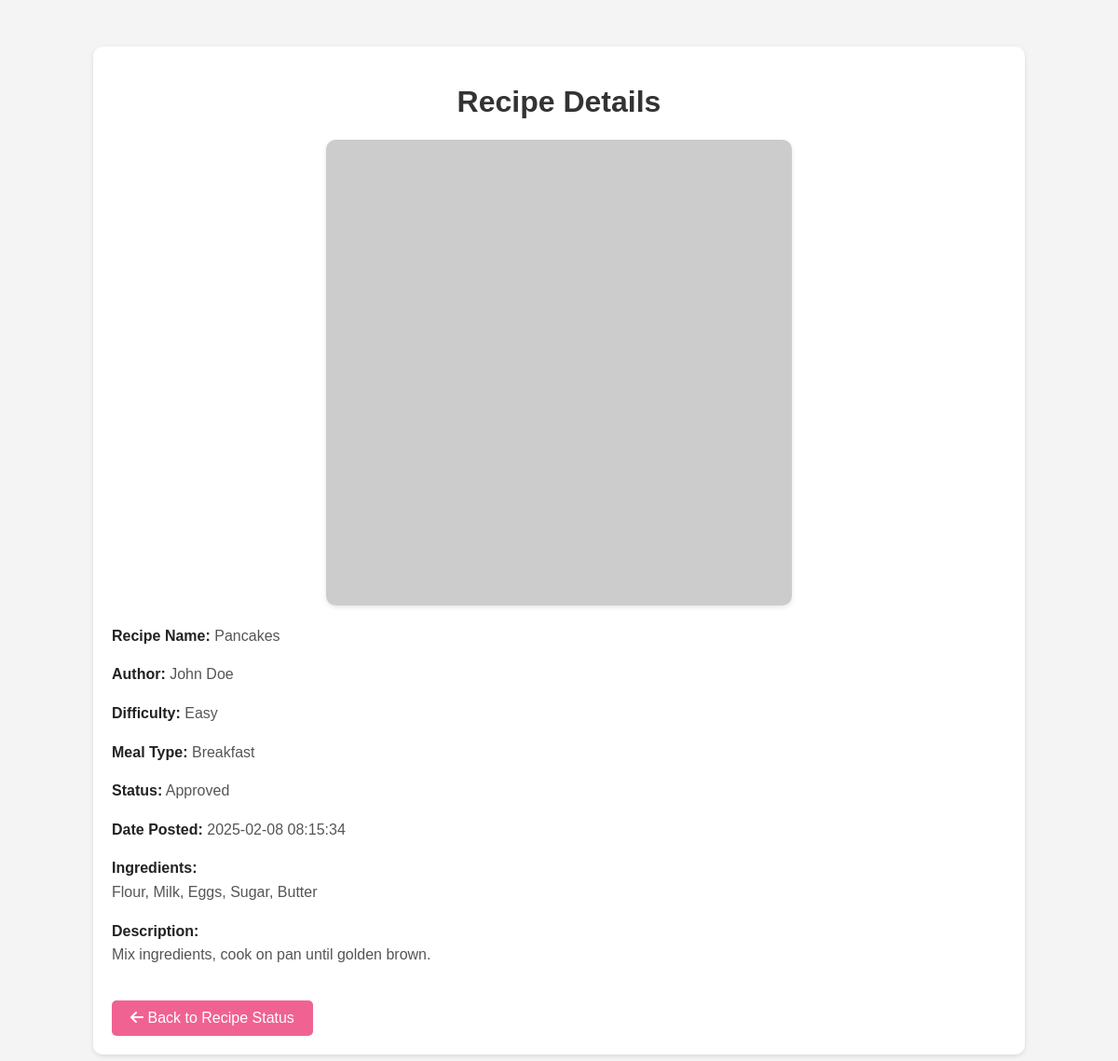
Page /view_recipe.php?id=1 on the committed database.
### tables this page shows
CREATE TABLE `recipe` (
  `recipeID` int(11) NOT NULL,
  `recipeImg` varchar(255) DEFAULT NULL,
  `recipeName` varchar(255) NOT NULL,
  `recipeIngred` text NOT NULL,
  `recipeDesc` text NOT NULL,
  `recipeDate` timestamp NOT NULL DEFAULT current_timestamp(),
  `recipeStatus` varchar(255) NOT NULL,
  `remark` text DEFAULT NULL,
  `userID` int(11) DEFAULT NULL,
  `diffID` int(11) DEFAULT NULL,
  `typeID` int(11) DEFAULT NULL
);

CREATE TABLE `registered_user` (
  `userID` int(11) NOT NULL,
  `userImg` varchar(255) DEFAULT NULL,
  `userName` varchar(255) NOT NULL,
  `userEmail` varchar(255) NOT NULL,
  `userPass` varchar(255) NOT NULL,
  `userBio` text DEFAULT NULL,
  `favID` int(11) DEFAULT NULL,
  `reset_token` varchar(255) DEFAULT NULL,
  `userStatus` enum('Active','Inactive','Banned') NOT NULL DEFAULT 'Active'
);

CREATE TABLE `meal_difficulty` (
  `diffID` int(11) NOT NULL,
  `mealDiff` varchar(255) NOT NULL
);

CREATE TABLE `meal_type` (
  `typeID` int(11) NOT NULL,
  `mealType` varchar(255) NOT NULL
);

### view_recipe.php (the view, shortened to what this page needs)
<?php
include 'db.php';
$recipeID = $_GET['id'];
$query = "SELECT recipe.*, registered_user.userName, meal_difficulty.mealDiff, meal_type.mealType
          FROM recipe
          LEFT JOIN registered_user ON recipe.userID = registered_user.userID
          LEFT JOIN meal_difficulty ON recipe.diffID = meal_difficulty.diffID
          LEFT JOIN meal_type ON recipe.typeID = meal_type.typeID
          WHERE recipe.recipeID = ?";
$stmt = $conn->prepare($query);
$stmt->bind_param("i", $recipeID);
$stmt->execute();
$result = $stmt->get_result();
$recipe = $result->fetch_assoc();
?>
<!DOCTYPE html>
<html lang="en">
<head>
    <link rel="stylesheet" href="https://cdnjs.cloudflare.com/ajax/libs/font-awesome/6.4.2/css/all.min.css">
</head>
<body>
    <div class="container">
        <h1>Recipe Details</h1>
        <?php if ($recipe['recipeImg']) { ?>
            <img src="<?= $recipe['recipeImg'] ?>" alt="Recipe Image" class="recipe-image">
        <?php } else { ?>
            <img src="https://via.placeholder.com/500" alt="No Image Available" class="recipe-image">
        <?php } ?>
        <div class="details">
            <p><span class="highlight">Recipe Name:</span> <?= $recipe['recipeName'] ?></p>
            <p><span class="highlight">Author:</span> <?= $recipe['userName'] ?: 'Unknown' ?></p>
            <p><span class="highlight">Difficulty:</span> <?= $recipe['mealDiff'] ?: 'Unknown' ?></p>
            <p><span class="highlight">Meal Type:</span> <?= $recipe['mealType'] ?: 'Unknown' ?></p>
            <p><span class="highlight">Status:</span> <?= $recipe['recipeStatus'] ?></p>
            <p><span class="highlight">Date Posted:</span> <?= $recipe['recipeDate'] ?></p>
            <p><span class="highlight">Ingredients:</span><br> <?= nl2br($recipe['recipeIngred']) ?></p>
            <p><span class="highlight">Description:</span><br> <?= nl2br($recipe['recipeDesc']) ?></p>
        </div>
        <a href="manage_recipe_status.php" class="back-btn"><i class="fas fa-arrow-left"></i> Back to Recipe Status</a>
    </div>
</body>
</html>

### view_recipe.php (style rules this page uses)
body { margin: 0; font-family: Arial, sans-serif; background-color: #f4f4f4; }
.container { width: 80%; margin: 50px auto; background-color: white; padding: 20px; border-radius: 10px; box-shadow: 0 2px 5px rgba(0, 0, 0, 0.1); }
h1 { text-align: center; color: #333; }
.recipe-image { display: block; width: 100%; max-width: 500px; margin: 20px auto; border-radius: 10px; box-shadow: 0 2px 5px rgba(0, 0, 0, 0.1); }
.details { margin-top: 20px; }
.details p { font-size: 16px; line-height: 1.6; color: #555; }
.highlight { font-weight: bold; color: #222; }
.back-btn { display: inline-block; padding: 10px 20px; background-color: #f06292; color: white; border-radius: 5px; text-decoration: none; font-size: 16px; margin-top: 20px; }

### rows in the picture
recipe: recipeName "Pancakes", userID.userName "John Doe", diffID.mealDiff "Easy", typeID.mealType "Breakfast", recipeStatus "Approved", recipeDate "2025-02-08 08:15:34", recipeIngred "Flour, Milk, Eggs, Sugar, Butter", recipeDesc "Mix ingredients, cook on pan until golden brown."
